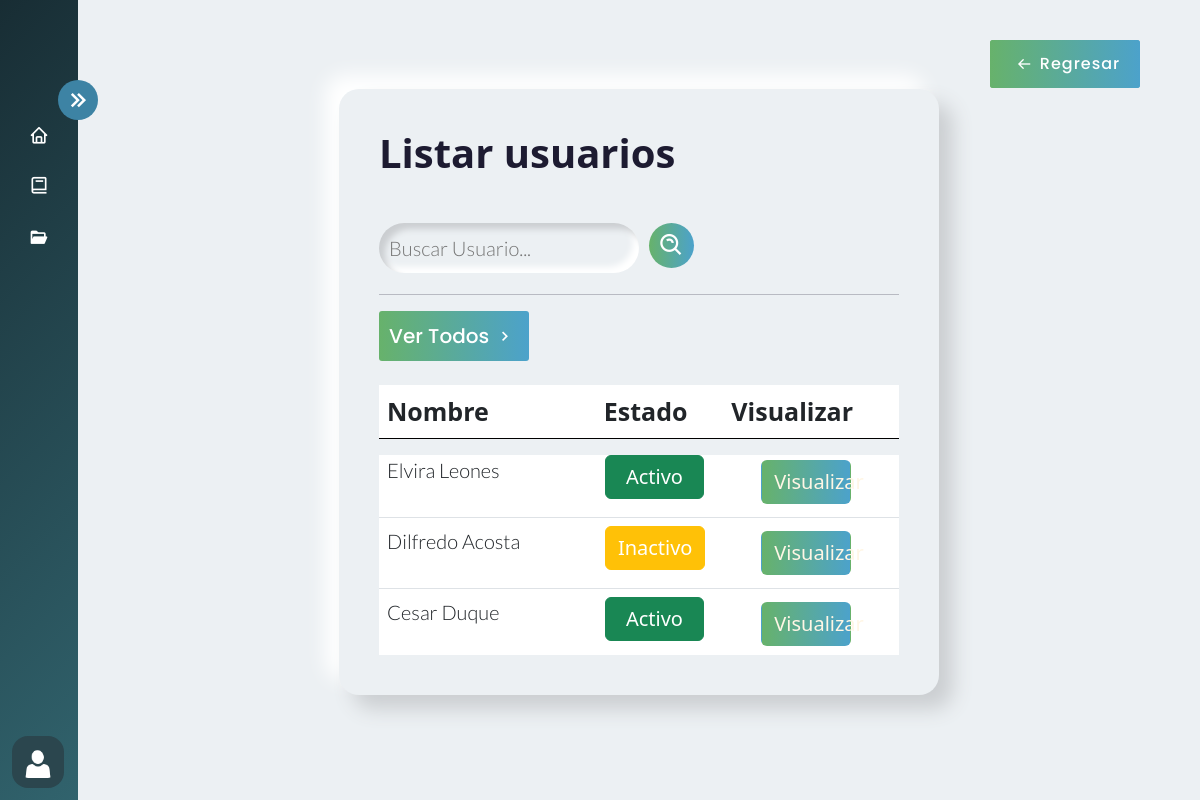
Before: /usuario/listar_usuarios/ (signed in) with the older database file.
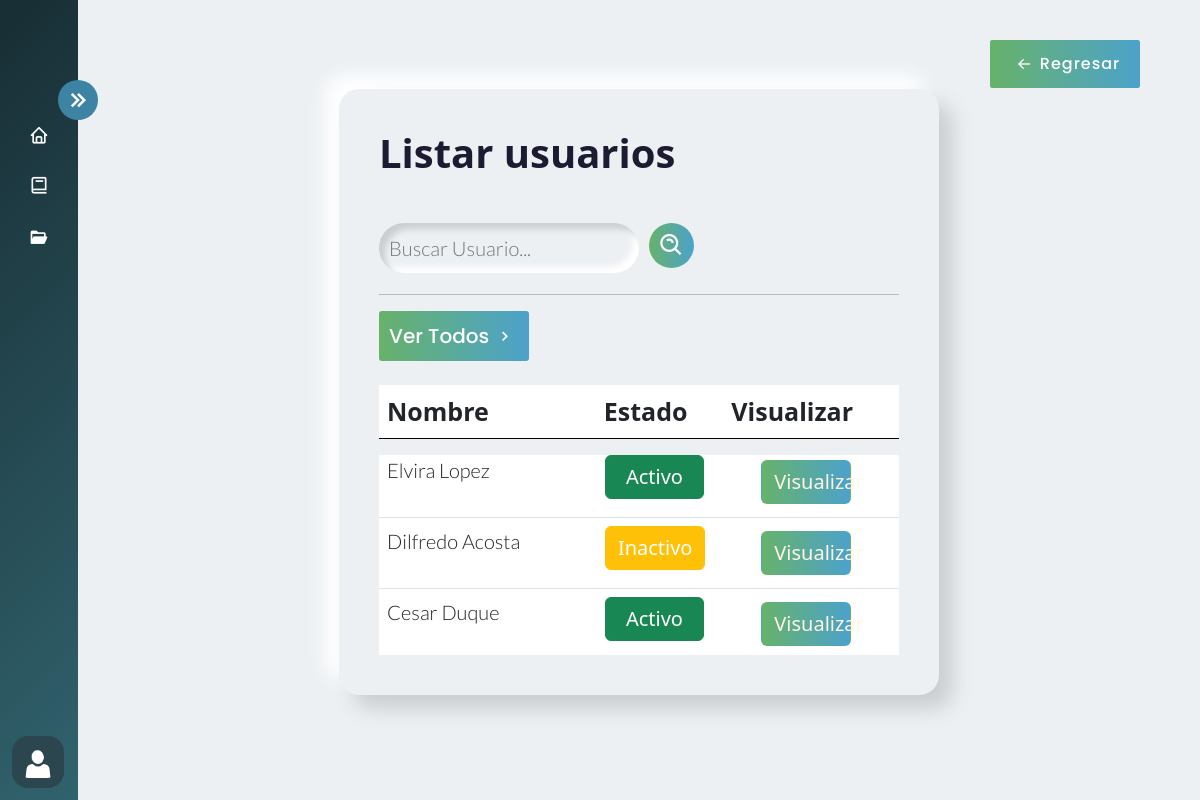
After: the same page with the newer database file.
### AppUsuarios/models.py (models this page shows)
class Profile(models.Model):
     apellido = models.CharField(max_length=30, verbose_name='Apellido', blank=True, null=True)
     email = models.EmailField(verbose_name='Correo electrónico', blank=True, max_length=254)
     estadousuario = models.BooleanField(default=True, verbose_name='Estado de Usuario')
     ROLES = (('usuario', 'Usuario'), ('administrador', 'Administrador'))
     rol = models.CharField(max_length=15, choices=ROLES, verbose_name='Rol', blank=True, null=True)
     user = models.OneToOneField(User, on_delete=models.CASCADE, related_name='profile', verbose_name='Usuario')
     cargo = models.ForeignKey(Cargo, on_delete=models.SET_NULL, null=True, verbose_name='Cargo')
     class Meta:
          verbose_name = 'perfil'
          verbose_name_plural = 'perfiles'
          ordering = ['-id'] #para que muestre arriba el ultimo creado

### AppUsuarios/views.py (the view)
# urls.py: path('listar_usuarios/',login_required(views.listar_usuarios),name='listar_usuarios'),
def listar_usuarios(request):
    usuarios = Profile.objects.select_related('user').all()
    search_query = request.GET.get('search', '')  # Obtén el término de búsqueda
    return render(request, 'Usuarios/listar_usuarios.html', {'usuarios': usuarios})

### AppCursos/context_processors.py (called while the page is built)
def group_name(request):
    group_name = None
    if request.user.is_authenticated:
        group = Group.objects.filter(user=request.user).first()
        if group:
            group_name = group.name
    return {'group_name': group_name}

### Templates/Usuarios/listar_usuarios.html
{% extends 'Layout/Base.html' %}
{% load static %}
{% block content %}
<link rel="stylesheet" href="{% static 'Css/Curso.css' %}">
<div class="home_content">
    <div class="text">
        <div id="contenedor">
        <h1> Listar usuarios </h1>
        <br>
        <form class="search" action="{% url 'filtrar_usuarios' %}" method="GET">
            <input type="text" class="search-bar" name="search" placeholder="Buscar Usuario...">
            <button class="search-icon"> <i class='bx bx-search-alt'
                style="font-size:27px; "></i></button> <br>
            </form>
            <hr>
            <a href="{% url 'listar_usuarios' %}">
                <button class="ver_todos">
                    <span>Ver Todos</span>
                    <i class='bx bx-chevron-right'></i>
                </button>
            </a>
        <table class="table table-hover mt-4 ">
            <thead>
                <tr  id="cabecera">
                    <th  style="width: 170px;" scope="col" >Nombre</th>
                    <th  style="width: 100px;" scope="col" id="estado">Estado</th>
                    <th   style="width: 100px;" scope="col" id="visualizar">Visualizar</th>
                </tr>
            </thead>
        </table>
        <div class="table-responsive ">
            <table class="table table-hover mt-4 table-2">
            <tbody class=" overflow-hidden">
                    {% for usuario in usuarios %}
                    <tr >
                        <td id="nombre">{{ usuario.user.username }} {{ usuario.apellido }} </td>
                        {% if usuario.estadousuario %}
                        <td  id="estado">
                            <button type="button" class="btn btn-success text-white activo">Activo</button>
                        </td>
                        {% else %}
                        <td  id="estado">
                            <button type="button" class="btn btn-warning text-white inactivo">Inactivo</button>
                        </td>
                        {% endif %}
                        <td id="visualizar">
                            <a href="{% url 'perfil_usuario_detalle' user_id=usuario.user.id %}">
                                <button type="button" class="btn visualizar">Visualizar</button>
                            </a>
                        </td>
                    </tr>
                    {% endfor %}
                </tbody>
            </table>
        </div>
    </div>
        <a href="{% url 'usuarios' %}" id="back2">
            <button class="back">
                <button class="back">
                    <i class='bx bx-arrow-back'></i>
                    <span>Regresar</span>
                </button>
            </button>
        </a>
{% endblock %}

Changed rows visible on the page:
changed Profile "Elvira": apellido "Leones" → "Lopez"
